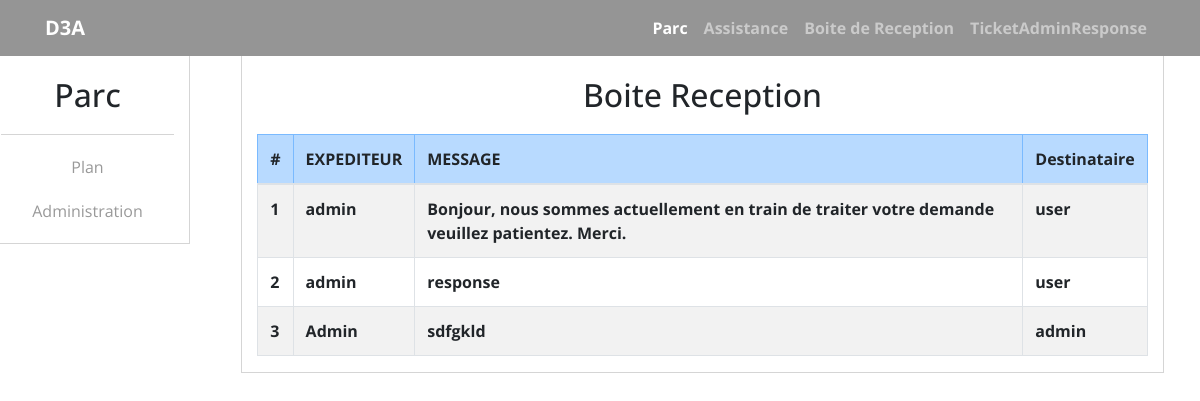
Page /CodeSource/php/BoiteReception.php (signed in) on the committed database.
### tables this page shows
CREATE TABLE IF NOT EXISTS `d3a_ticketresponse` (
  `id` int(11) NOT NULL AUTO_INCREMENT,
  `message` varchar(255) NOT NULL,
  `destinataire` varchar(255) NOT NULL,
  `expediteur` varchar(255) NOT NULL,
  PRIMARY KEY (`id`)
);

### CodeSource/php/BoiteReception.php (the view, shortened to what this page needs)
<?php
require('requires_/BDDconnect.php');
?>
<!DOCTYPE html>
<html lang="fr" dir="ltr">
  <head>
    <link href="../Style/bootstrap/css/bootstrap.min.css" rel="stylesheet">
    <link rel="stylesheet" href="../Style/css/Application_Web.css">
  </head>
  <body>
    <nav class="navbar navbar-expand-lg navbar-dark">
      <div class="container">
        <a class="navbar-brand" href="#">D3A</a>
        <div class="collapse navbar-collapse" id="navbarResponsive">
          <ul class="navbar-nav ml-auto">
            <li class="nav-item active">
              <a class="nav-link" href="Application_Web.php">Parc
              <span class="sr-only">(current)</span></a>
            </li>
            <li class="nav-item">
              <a class="nav-link" href="Assistance.php">Assistance</a>
            </li>
            <li class="nav-item">
              <a class="nav-link" href="BoiteReception.php">Boite de Reception</a>
            </li>
            <?php
            $pseudo = $_SESSION['pseudo'];
            $sql = "SELECT * FROM d3a_user WHERE statut = 1 AND pseudo = '$pseudo'";
            $req = $bdd->prepare($sql);
            $req->execute();
            if($req->rowCount() > 0)
            {
              echo "<a class='nav-link' href='AdminPage.php'>TicketAdminResponse</a>";
            }
            ?>
          </ul>
        </div>
      </div>
    </nav>
      <div class="row">
        <div class="col-lg-2 col-md-2 col-sm-3 text-center" id="menu">
          <h2>Parc</h2>
          <div class="sous-menu">
            <ul class="list-group">
              <li class="item">Plan</li>
              <li class="item">Administration</li>
            </ul>
          </div>
        </div>
        <div class="col-lg-9 col-md-9 col-sm-9 mx-auto" id="C-Salle">
            <h2 class="text-center">Boite Reception</h2>
          <div class="row">
            <form class="col form" action="" method="post">
              <?php
          $reqperso = "SELECT * FROM d3a_ticketresponse";
          $reponse = $bdd->query($reqperso);
         echo "<table class='table table-striped table-bordered table-hover'>";
         echo "<thead><tr class='table-primary'><th scope='col'>#</th><th scope='col'>EXPEDITEUR</th><th scope='col'>MESSAGE</th><th scope='col'>Destinataire</th></tr></thead>";
         while ($donnees = $reponse->fetch())
         {
            echo "<tr><td>".$donnees['id']."</td><td>".$donnees['expediteur']."</td><td>".$donnees['message']."</td><td>".$donnees['destinataire']."</td></tr>";
         }
          echo "</table>";
            ?>
                </div>
          </div>
        </div>
  </body>
</html>

### CodeSource/Style/css/Application_Web.css (style rules this page uses)
body { scroll-behavior: smooth; font-family: "Open Sans", sans-serif; font-weight: bold; }
nav { background: #959595; }
#menu { height: 100%; padding-top: 20px; border: 1px solid #D5D5D5; border-top: none; }
.list-group { font-weight: normal; color: #999999; border-top: 1px solid #D5D5D5; margin-top: 20px; padding-top:20px; }
.item { margin-bottom: 20px; }
#C-Salle { border: 1px solid #D5D5D5; border-top: none; }
#C-Salle h2 { margin-top: 20px; margin-bottom: 20px; }

### rows in the picture
d3a_ticketresponse: id "1", expediteur "admin", message "Bonjour, nous sommes actuellement en train de traiter votre demande veuillez patientez. Merci.", destinataire "user"
d3a_ticketresponse: id "2", expediteur "admin", message "response", destinataire "user"
d3a_ticketresponse: id "3", expediteur "Admin", message "sdfgkld", destinataire "admin"
